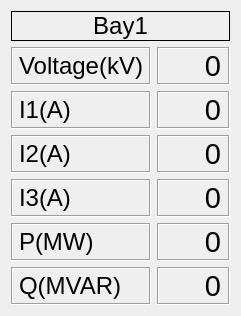
   <widget class="QWidget" name="layoutWidget_4">
    <property name="geometry">
     <rect>
      <x>1070</x>
      <y>60</y>
      <width>241</width>
      <height>303</height>
     </rect>
    </property>
    <property name="font">
     <font>
      <pointsize>18</pointsize>
     </font>
    </property>
    <layout class="QGridLayout" name="gridLayout_Bay_5">
     <item row="0" column="0" colspan="2">
      <widget class="QLabel" name="label_Bay_5">
       <property name="font">
        <font>
         <pointsize>18</pointsize>
        </font>
       </property>
       <property name="frameShape">
        <enum>QFrame::Box</enum>
       </property>
       <property name="text">
        <string>Bay1</string>
       </property>
       <property name="alignment">
        <set>Qt::AlignCenter</set>
       </property>
      </widget>
     </item>
     <item row="1" column="0">
      <widget class="QLabel" name="label_Voltage_5">
       <property name="font">
        <font>
         <pointsize>18</pointsize>
        </font>
       </property>
       <property name="frameShape">
        <enum>QFrame::Box</enum>
       </property>
       <property name="frameShadow">
        <enum>QFrame::Sunken</enum>
       </property>
       <property name="text">
        <string>Voltage(kV)</string>
       </property>
       <property name="alignment">
        <set>Qt::AlignLeading|Qt::AlignLeft|Qt::AlignVCenter</set>
       </property>
      </widget>
     </item>
     <item row="1" column="1">
      <widget class="QLabel" name="label_Voltage_Val_5">
       <property name="font">
        <font>
         <pointsize>22</pointsize>
        </font>
       </property>
       <property name="frameShape">
        <enum>QFrame::Box</enum>
       </property>
       <property name="frameShadow">
        <enum>QFrame::Sunken</enum>
       </property>
       <property name="text">
        <string>0</string>
       </property>
       <property name="alignment">
        <set>Qt::AlignRight|Qt::AlignTrailing|Qt::AlignVCenter</set>
       </property>
      </widget>
     </item>
     <item row="2" column="0">
      <widget class="QLabel" name="label_I1_5">
       <property name="font">
        <font>
         <pointsize>18</pointsize>
        </font>
       </property>
       <property name="frameShape">
        <enum>QFrame::Box</enum>
       </property>
       <property name="frameShadow">
        <enum>QFrame::Sunken</enum>
       </property>
       <property name="text">
        <string>I1(A)</string>
       </property>
       <property name="alignment">
        <set>Qt::AlignLeading|Qt::AlignLeft|Qt::AlignVCenter</set>
       </property>
      </widget>
     </item>
     <item row="2" column="1">
      <widget class="QLabel" name="label_I1_Val_5">
       <property name="font">
        <font>
         <pointsize>22</pointsize>
        </font>
       </property>
       <property name="frameShape">
        <enum>QFrame::Box</enum>
       </property>
       <property name="frameShadow">
        <enum>QFrame::Sunken</enum>
       </property>
       <property name="text">
        <string>0</string>
       </property>
       <property name="alignment">
        <set>Qt::AlignRight|Qt::AlignTrailing|Qt::AlignVCenter</set>
       </property>
      </widget>
     </item>
     <item row="3" column="0">
      <widget class="QLabel" name="label_I2_5">
       <property name="font">
        <font>
         <pointsize>18</pointsize>
        </font>
       </property>
       <property name="frameShape">
        <enum>QFrame::Box</enum>
       </property>
       <property name="frameShadow">
        <enum>QFrame::Sunken</enum>
       </property>
       <property name="text">
        <string>I2(A)</string>
       </property>
       <property name="alignment">
        <set>Qt::AlignLeading|Qt::AlignLeft|Qt::AlignVCenter</set>
       </property>
      </widget>
     </item>
     <item row="3" column="1">
      <widget class="QLabel" name="label_I2_Val_5">
       <property name="font">
        <font>
         <pointsize>22</pointsize>
        </font>
       </property>
       <property name="frameShape">
        <enum>QFrame::Box</enum>
       </property>
       <property name="frameShadow">
        <enum>QFrame::Sunken</enum>
       </property>
       <property name="text">
        <string>0</string>
       </property>
       <property name="alignment">
        <set>Qt::AlignRight|Qt::AlignTrailing|Qt::AlignVCenter</set>
       </property>
      </widget>
     </item>
     <item row="4" column="0">
      <widget class="QLabel" name="label_I3_5">
       <property name="font">
        <font>
         <pointsize>18</pointsize>
        </font>
       </property>
       <property name="frameShape">
        <enum>QFrame::Box</enum>
       </property>
       <property name="frameShadow">
        <enum>QFrame::Sunken</enum>
       </property>
       <property name="text">
        <string>I3(A)</string>
       </property>
       <property name="alignment">
        <set>Qt::AlignLeading|Qt::AlignLeft|Qt::AlignVCenter</set>
       </property>
      </widget>
     </item>
     <item row="4" column="1">
      <widget class="QLabel" name="label_I3_Val_5">
       <property name="font">
        <font>
         <pointsize>22</pointsize>
        </font>
       </property>
       <property name="frameShape">
        <enum>QFrame::Box</enum>
       </property>
       <property name="frameShadow">
        <enum>QFrame::Sunken</enum>
       </property>
       <property name="text">
        <string>0</string>
       </property>
       <property name="alignment">
        <set>Qt::AlignRight|Qt::AlignTrailing|Qt::AlignVCenter</set>
       </property>
      </widget>
     </item>
     <item row="5" column="0">
      <widget class="QLabel" name="label_P_5">
       <property name="font">
        <font>
         <pointsize>18</pointsize>
        </font>
       </property>
       <property name="frameShape">
        <enum>QFrame::Box</enum>
       </property>
       <property name="frameShadow">
        <enum>QFrame::Sunken</enum>
       </property>
       <property name="text">
        <string>P(MW)</string>
       </property>
       <property name="alignment">
        <set>Qt::AlignLeading|Qt::AlignLeft|Qt::AlignVCenter</set>
       </property>
      </widget>
     </item>
     <item row="5" column="1">
      <widget class="QLabel" name="label_P_Val_5">
       <property name="font">
        <font>
         <pointsize>22</pointsize>
        </font>
       </property>
       <property name="frameShape">
        <enum>QFrame::Box</enum>
       </property>
       <property name="frameShadow">
        <enum>QFrame::Sunken</enum>
       </property>
       <property name="text">
        <string>0</string>
       </property>
       <property name="alignment">
        <set>Qt::AlignRight|Qt::AlignTrailing|Qt::AlignVCenter</set>
       </property>
      </widget>
     </item>
     <item row="6" column="0">
      <widget class="QLabel" name="label_Q_5">
       <property name="font">
        <font>
         <pointsize>18</pointsize>
        </font>
       </property>
       <property name="frameShape">
        <enum>QFrame::Box</enum>
       </property>
       <property name="frameShadow">
        <enum>QFrame::Sunken</enum>
       </property>
       <property name="text">
        <string>Q(MVAR)</string>
       </property>
       <property name="alignment">
        <set>Qt::AlignLeading|Qt::AlignLeft|Qt::AlignVCenter</set>
       </property>
      </widget>
     </item>
     <item row="6" column="1">
      <widget class="QLabel" name="label_Q_val_5">
       <property name="font">
        <font>
         <pointsize>22</pointsize>
        </font>
       </property>
       <property name="frameShape">
        <enum>QFrame::Box</enum>
       </property>
       <property name="frameShadow">
        <enum>QFrame::Sunken</enum>
       </property>
       <property name="text">
        <string>0</string>
       </property>
       <property name="alignment">
        <set>Qt::AlignRight|Qt::AlignTrailing|Qt::AlignVCenter</set>
       </property>
      </widget>
     </item>
    </layout>
   </widget>
